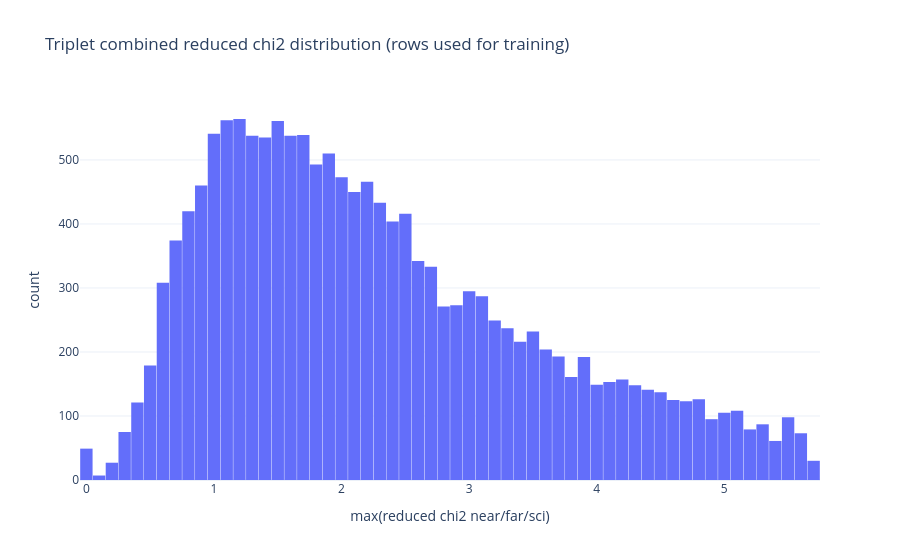
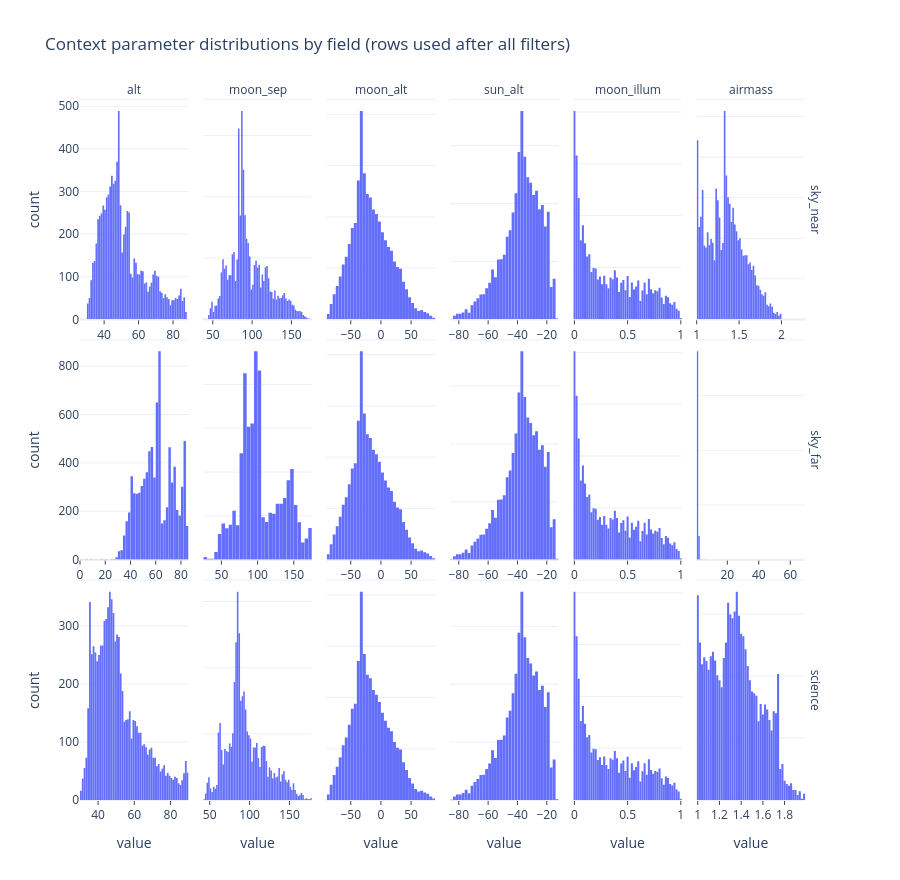

Notebook code cell kept with these figures, in order:
### Markdown cell above
## Filtering And Coefficient Learning

Apply the same robust row filtering used in the original notebook, then train a compact coefficient-prediction model that maps simultaneous near/far sky coefficients and geometry context to science-location coefficients.

### Code cell
# Filtering borrowed from the original notebook workflow, adapted to triplets
import plotly.express as px


def _coef_to_model_space(coef):
    return np.sqrt(np.clip(np.asarray(coef, dtype=np.float32), 0.0, None)).astype(np.float32)


def _coef_from_model_space(coef_model):
    coef_model = np.clip(np.asarray(coef_model, dtype=np.float32), 0.0, None)
    return np.square(coef_model).astype(np.float32)


def _kappa_sigma_row_mask(x, kappa=5.0, n_iter=3):
    x = np.asarray(x, dtype=np.float64)
    keep = np.isfinite(x).all(axis=1)
    if not np.any(keep):
        return keep

    for _ in range(n_iter):
        mu = np.nanmean(x[keep], axis=0)
        sig = np.nanstd(x[keep], axis=0)
        sig = np.where(np.isfinite(sig) & (sig > 0), sig, 1.0)
        within = np.all(np.abs(x - mu) <= (kappa * sig), axis=1)
        within &= np.isfinite(x).all(axis=1)
        new_keep = keep & within
        if new_keep.sum() == keep.sum() or new_keep.sum() == 0:
            break
        keep = new_keep

    return keep


def apply_triplet_filters(
    triplet_data,
    thin_every_n=2,
    chi2_qmax=90.0,
    chi2_min=0.0,
    chi2_max=10.0,
    hard_coef_bounds=None,
    kappa=6.0,
    kappa_iter=3,
):
    if hard_coef_bounds is None:
        hard_coef_bounds = {"feo": (0.0, 0.01), "atom_k": (0.0, 0.01)}

    coef_names_local = [str(n) for n in triplet_data["coef_names"]]
    coef_name_l = [n.lower() for n in coef_names_local]

    coef_near = np.asarray(triplet_data["coef_near"], dtype=np.float32)
    coef_far = np.asarray(triplet_data["coef_far"], dtype=np.float32)
    coef_sci = np.asarray(triplet_data["coef_sci"], dtype=np.float32)
    ctx_near = np.asarray(triplet_data["ctx_near"], dtype=np.float32)
    ctx_far = np.asarray(triplet_data["ctx_far"], dtype=np.float32)
    ctx_sci = np.asarray(triplet_data["ctx_sci"], dtype=np.float32)

    n0 = coef_near.shape[0]
    keep = np.ones(n0, dtype=bool)

    # Optional thinning, same as the original notebook.
    if int(thin_every_n) > 1:
        thin_mask = np.zeros(n0, dtype=bool)
        thin_mask[:: int(thin_every_n)] = True
        keep &= thin_mask
        print(f"Pre-chi2 thinning: every {int(thin_every_n)} row kept -> n_rows={thin_mask.sum()}")
    else:
        print(f"Pre-chi2 thinning disabled: n_rows={n0}")

    # Physical context sanity check:
    # keep only rows with non-negative telescope altitude ('alt') and
    # non-negative airmass in near/far/sci contexts.
    # Note: sun altitude ('sun_alt') and moon altitude ('moon_alt') are intentionally NOT constrained here.
    ctx_names_l = [str(n).strip().lower() for n in triplet_data["ctx_names"]]
    alt_idx = ctx_names_l.index("alt") if "alt" in ctx_names_l else None
    airmass_idx = ctx_names_l.index("airmass") if "airmass" in ctx_names_l else None
    if "moon_alt" in ctx_names_l:
        print("Moon-altitude sanity check: moon_alt is available but intentionally NOT used for filtering.")

    if alt_idx is None:
        print("Altitude sanity filter: context column 'alt' not found; skipping altitude >= 0 check.")
    if airmass_idx is None:
        print("Airmass sanity filter: context column 'airmass' not found; skipping airmass >= 0 check.")

    if alt_idx is not None or airmass_idx is not None:
        physical_mask = np.ones(n0, dtype=bool)

        if alt_idx is not None:
            alt_ok = (
                np.isfinite(ctx_near[:, alt_idx]) & (ctx_near[:, alt_idx] >= 0.0)
                & np.isfinite(ctx_far[:, alt_idx]) & (ctx_far[:, alt_idx] >= 0.0)
                & np.isfinite(ctx_sci[:, alt_idx]) & (ctx_sci[:, alt_idx] >= 0.0)
            )
            physical_mask &= alt_ok
            print(
                f"Altitude sanity filter (alt >= 0 in near/far/sci): kept {alt_ok.sum()}/{alt_ok.size} "
                f"({100.0 * alt_ok.mean():.1f}%)"
            )

        if airmass_idx is not None:
            airmass_ok = (
                np.isfinite(ctx_near[:, airmass_idx]) & (ctx_near[:, airmass_idx] >= 0.0)
                & np.isfinite(ctx_far[:, airmass_idx]) & (ctx_far[:, airmass_idx] >= 0.0)
                & np.isfinite(ctx_sci[:, airmass_idx]) & (ctx_sci[:, airmass_idx] >= 0.0)
            )
            physical_mask &= airmass_ok
            print(
                f"Airmass sanity filter (airmass >= 0 in near/far/sci): kept {airmass_ok.sum()}/{airmass_ok.size} "
                f"({100.0 * airmass_ok.mean():.1f}%)"
            )

        keep &= physical_mask
        print(
            f"Combined physical context filter: kept {physical_mask.sum()}/{len(physical_mask)} "
            f"({100.0 * physical_mask.mean():.1f}%)"
        )

    # Combined chi2 gating across near/far/sci when available.
    if all(k in triplet_data for k in ("chi2_near", "chi2_far", "chi2_sci")):
        chi2_stack = np.column_stack(
            [
                np.asarray(triplet_data["chi2_near"], dtype=np.float64),
                np.asarray(triplet_data["chi2_far"], dtype=np.float64),
                np.asarray(triplet_data["chi2_sci"], dtype=np.float64),
            ]
        )
        chi2_combined = np.nanmax(chi2_stack, axis=1)
        chi2_finite = chi2_combined[np.isfinite(chi2_combined)]
        chi2_hi = np.nanpercentile(chi2_finite, chi2_qmax)
        chi2_upper = min(float(chi2_max), float(chi2_hi)) if chi2_max is not None else float(chi2_hi)
        chi2_mask = np.isfinite(chi2_combined) & (chi2_combined >= chi2_min) & (chi2_combined <= chi2_upper)
        keep &= chi2_mask
        print(
            f"Triplet chi2 filter: min={chi2_min:.3g}, qmax={chi2_qmax:.1f}%=>{chi2_hi:.3g}, "
            f"upper={chi2_upper:.3g} | keep={chi2_mask.sum()}/{len(chi2_mask)} ({100.0*chi2_mask.mean():.1f}%)"
        )
        fig_chi2_triplet = px.histogram(
            x=chi2_combined[keep],
            nbins=80,
            title="Triplet combined reduced chi2 distribution (rows used for training)",
            labels={"x": "max(reduced chi2 near/far/sci)", "y": "count"},
        )
        fig_chi2_triplet.update_layout(template="plotly_white", bargap=0.03)
        fig_chi2_triplet.show()
    else:
        print("Triplet chi2 columns not present; chi2 filtering skipped.")

    # Manual hard coefficient bounds applied to all three fields.
    for cname, (lo, hi) in hard_coef_bounds.items():
        idxs = np.where(np.array(coef_name_l) == str(cname).lower())[0]
        if idxs.size == 0:
            print(f"Manual hard clip: coefficient {cname} not found; skipping.")
            continue

        j = int(idxs[0])
        within = (
            np.isfinite(coef_near[:, j]) & (coef_near[:, j] >= lo) & (coef_near[:, j] <= hi)
            & np.isfinite(coef_far[:, j]) & (coef_far[:, j] >= lo) & (coef_far[:, j] <= hi)
            & np.isfinite(coef_sci[:, j]) & (coef_sci[:, j] >= lo) & (coef_sci[:, j] <= hi)
        )
        keep &= within
        print(
            f"Manual hard clip {cname}: [{lo:.3g}, {hi:.3g}] | kept {within.sum()}/{within.size} ({100.0 * within.mean():.1f}%)"
        )

    # Kappa-sigma clipping in concatenated coefficient space.
    coef_concat = np.hstack([coef_near, coef_far, coef_sci]).astype(np.float32)
    kappa_mask = _kappa_sigma_row_mask(coef_concat, kappa=float(kappa), n_iter=int(kappa_iter))
    keep &= kappa_mask
    print(
        f"Kappa-sigma filter (kappa={kappa:.1f}): kept {kappa_mask.sum()}/{len(kappa_mask)} ({100.0 * kappa_mask.mean():.1f}%)"
    )

    if keep.sum() == 0:
        raise RuntimeError("Filtering removed all rows; relax thresholds.")

    out = {
        "coef_near": coef_near[keep],
        "coef_far": coef_far[keep],
        "coef_sci": coef_sci[keep],
        "ctx_near": ctx_near[keep],
        "ctx_far": ctx_far[keep],
        "ctx_sci": ctx_sci[keep],
        "coef_names": coef_names_local,
        "ctx_names": list(triplet_data["ctx_names"]),
        "mask": keep,
    }
    for k in ("chi2_near", "chi2_far", "chi2_sci"):
        if k in triplet_data:
            out[k] = np.asarray(triplet_data[k])[keep]

    print(
        f"Filtered triplet shapes: near={out['coef_near'].shape}, far={out['coef_far'].shape}, "
        f"sci={out['coef_sci'].shape}"
    )

    # Context-parameter histograms split by sky near, sky far, and science,
    # now using the final post-filter row set.
    ctx_sets_df = pd.concat(
        [
            pd.DataFrame(out["ctx_near"], columns=out["ctx_names"]).assign(sky_field="sky_near"),
            pd.DataFrame(out["ctx_far"], columns=out["ctx_names"]).assign(sky_field="sky_far"),
            pd.DataFrame(out["ctx_sci"], columns=out["ctx_names"]).assign(sky_field="science"),
        ],
        ignore_index=True,
    )
    ctx_long = ctx_sets_df.melt(
        id_vars="sky_field",
        var_name="context_param",
        value_name="context_value",
    )
    fig_ctx_hist = px.histogram(
        ctx_long,
        x="context_value",
        facet_row="sky_field",
        facet_col="context_param",
        nbins=70,
        title="Context parameter distributions by field (rows used after all filters)",
        labels={
            "context_value": "value",
            "count": "count",
            "context_param": "context",
            "sky_field": "field",
        },
    )

    # Force independent histogram binning in each subplot.
    for i, tr in enumerate(fig_ctx_hist.data):
        tr.update(bingroup=f"ctx_field_{i}", autobinx=True, xbins=dict())

    fig_ctx_hist.for_each_annotation(
        lambda a: a.update(
            text=(
                a.text
                .replace("context_param=", "")
                .replace("context=", "")
                .replace("sky_field=", "")
                .replace("field=", "")
            )
        )
    )
    fig_ctx_hist.update_xaxes(matches=None)
    fig_ctx_hist.update_yaxes(matches=None)

    # Ensure x-axis tick labels and marks are visible on every subplot.
    fig_ctx_hist.update_xaxes(showticklabels=True, ticks="outside", ticklen=4, showline=True, mirror=True)
    fig_ctx_hist.update_layout(template="plotly_white", bargap=0.03, height=880)
    fig_ctx_hist.show()

    return out


filtered_triplet = apply_triplet_filters(
    triplet,
    thin_every_n=1,
    chi2_qmax=90.0,
    chi2_min=0.0,
    chi2_max=10.0,
    hard_coef_bounds={"feo": (0.0, 0.01), "atom_k": (0.0, 0.01)},
    kappa=6.0,
    kappa_iter=3,
)

### Figure 1 — Plotly figure (JSON) as saved in the notebook; plotly's stock layout.template omitted (floating-point values rounded to 4 significant figures; data arrays with more than 128 entries replaced by an {"elided": "..."} marker saying what was removed)
{"data": [{"bingroup": "x", "hovertemplate": "max(reduced chi2 near/far/sci)=%{x}<br>count=%{y}<extra></extra>", "legendgroup": "", "marker": {"color": "#636efa", "pattern": {"shape": ""}}, "name": "", "nbinsx": 80, "orientation": "v", "showlegend": false, "type": "histogram", "x": {"elided": "15523 float values"}, "xaxis": "x", "yaxis": "y"}], "layout": {"bargap": 0.03, "barmode": "relative", "legend": {"tracegroupgap": 0}, "title": {"text": "Triplet combined reduced chi2 distribution (rows used for training)"}, "xaxis": {"anchor": "y", "domain": [0, 1], "title": {"text": "max(reduced chi2 near/far/sci)"}}, "yaxis": {"anchor": "x", "domain": [0, 1], "title": {"text": "count"}}}}

### Figure 2 — Plotly figure (JSON) as saved in the notebook; plotly's stock layout.template omitted (floating-point values rounded to 4 significant figures; data arrays with more than 128 entries replaced by an {"elided": "..."} marker saying what was removed)
{"data": [{"autobinx": true, "bingroup": "ctx_field_0", "hovertemplate": "field=sky_near<br>context=alt<br>value=%{x}<br>count=%{y}<extra></extra>", "legendgroup": "", "marker": {"color": "#636efa", "pattern": {"shape": ""}}, "name": "", "nbinsx": 70, "orientation": "v", "showlegend": false, "type": "histogram", "x": {"elided": "8496 float values"}, "xaxis": "x13", "yaxis": "y13"}, {"autobinx": true, "bingroup": "ctx_field_1", "hovertemplate": "field=sky_near<br>context=moon_sep<br>value=%{x}<br>count=%{y}<extra></extra>", "legendgroup": "", "marker": {"color": "#636efa", "pattern": {"shape": ""}}, "name": "", "nbinsx": 70, "orientation": "v", "showlegend": false, "type": "histogram", "x": {"elided": "8496 float values"}, "xaxis": "x14", "yaxis": "y14"}, {"autobinx": true, "bingroup": "ctx_field_2", "hovertemplate": "field=sky_near<br>context=moon_alt<br>value=%{x}<br>count=%{y}<extra></extra>", "legendgroup": "", "marker": {"color": "#636efa", "pattern": {"shape": ""}}, "name": "", "nbinsx": 70, "orientation": "v", "showlegend": false, "type": "histogram", "x": {"elided": "8496 float values"}, "xaxis": "x15", "yaxis": "y15"}, {"autobinx": true, "bingroup": "ctx_field_3", "hovertemplate": "field=sky_near<br>context=sun_alt<br>value=%{x}<br>count=%{y}<extra></extra>", "legendgroup": "", "marker": {"color": "#636efa", "pattern": {"shape": ""}}, "name": "", "nbinsx": 70, "orientation": "v", "showlegend": false, "type": "histogram", "x": {"elided": "8496 float values"}, "xaxis": "x16", "yaxis": "y16"}, {"autobinx": true, "bingroup": "ctx_field_4", "hovertemplate": "field=sky_near<br>context=moon_illum<br>value=%{x}<br>count=%{y}<extra></extra>", "legendgroup": "", "marker": {"color": "#636efa", "pattern": {"shape": ""}}, "name": "", "nbinsx": 70, "orientation": "v", "showlegend": false, "type": "histogram", "x": {"elided": "8496 float values"}, "xaxis": "x17", "yaxis": "y17"}, {"autobinx": true, "bingroup": "ctx_field_5", "hovertemplate": "field=sky_near<br>context=airmass<br>value=%{x}<br>count=%{y}<extra></extra>", "legendgroup": "", "marker": {"color": "#636efa", "pattern": {"shape": ""}}, "name": "", "nbinsx": 70, "orientation": "v", "showlegend": false, "type": "histogram", "x": {"elided": "8496 float values"}, "xaxis": "x18", "yaxis": "y18"}, {"autobinx": true, "bingroup": "ctx_field_6", "hovertemplate": "field=sky_far<br>context=alt<br>value=%{x}<br>count=%{y}<extra></extra>", "legendgroup": "", "marker": {"color": "#636efa", "pattern": {"shape": ""}}, "name": "", "nbinsx": 70, "orientation": "v", "showlegend": false, "type": "histogram", "x": {"elided": "8496 float values"}, "xaxis": "x7", "yaxis": "y7"}, {"autobinx": true, "bingroup": "ctx_field_7", "hovertemplate": "field=sky_far<br>context=moon_sep<br>value=%{x}<br>count=%{y}<extra></extra>", "legendgroup": "", "marker": {"color": "#636efa", "pattern": {"shape": ""}}, "name": "", "nbinsx": 70, "orientation": "v", "showlegend": false, "type": "histogram", "x": {"elided": "8496 float values"}, "xaxis": "x8", "yaxis": "y8"}, {"autobinx": true, "bingroup": "ctx_field_8", "hovertemplate": "field=sky_far<br>context=moon_alt<br>value=%{x}<br>count=%{y}<extra></extra>", "legendgroup": "", "marker": {"color": "#636efa", "pattern": {"shape": ""}}, "name": "", "nbinsx": 70, "orientation": "v", "showlegend": false, "type": "histogram", "x": {"elided": "8496 float values"}, "xaxis": "x9", "yaxis": "y9"}, {"autobinx": true, "bingroup": "ctx_field_9", "hovertemplate": "field=sky_far<br>context=sun_alt<br>value=%{x}<br>count=%{y}<extra></extra>", "legendgroup": "", "marker": {"color": "#636efa", "pattern": {"shape": ""}}, "name": "", "nbinsx": 70, "orientation": "v", "showlegend": false, "type": "histogram", "x": {"elided": "8496 float values"}, "xaxis": "x10", "yaxis": "y10"}, {"autobinx": true, "bingroup": "ctx_field_10", "hovertemplate": "field=sky_far<br>context=moon_illum<br>value=%{x}<br>count=%{y}<extra></extra>", "legendgroup": "", "marker": {"color": "#636efa", "pattern": {"shape": ""}}, "name": "", "nbinsx": 70, "orientation": "v", "showlegend": false, "type": "histogram", "x": {"elided": "8496 float values"}, "xaxis": "x11", "yaxis": "y11"}, {"autobinx": true, "bingroup": "ctx_field_11", "hovertemplate": "field=sky_far<br>context=airmass<br>value=%{x}<br>count=%{y}<extra></extra>", "legendgroup": "", "marker": {"color": "#636efa", "pattern": {"shape": ""}}, "name": "", "nbinsx": 70, "orientation": "v", "showlegend": false, "type": "histogram", "x": {"elided": "8496 float values"}, "xaxis": "x12", "yaxis": "y12"}, {"autobinx": true, "bingroup": "ctx_field_12", "hovertemplate": "field=science<br>context=alt<br>value=%{x}<br>count=%{y}<extra></extra>", "legendgroup": "", "marker": {"color": "#636efa", "pattern": {"shape": ""}}, "name": "", "nbinsx": 70, "orientation": "v", "showlegend": false, "type": "histogram", "x": {"elided": "8496 float values"}, "xaxis": "x", "yaxis": "y"}, {"autobinx": true, "bingroup": "ctx_field_13", "hovertemplate": "field=science<br>context=moon_sep<br>value=%{x}<br>count=%{y}<extra></extra>", "legendgroup": "", "marker": {"color": "#636efa", "pattern": {"shape": ""}}, "name": "", "nbinsx": 70, "orientation": "v", "showlegend": false, "type": "histogram", "x": {"elided": "8496 float values"}, "xaxis": "x2", "yaxis": "y2"}, {"autobinx": true, "bingroup": "ctx_field_14", "hovertemplate": "field=science<br>context=moon_alt<br>value=%{x}<br>count=%{y}<extra></extra>", "legendgroup": "", "marker": {"color": "#636efa", "pattern": {"shape": ""}}, "name": "", "nbinsx": 70, "orientation": "v", "showlegend": false, "type": "histogram", "x": {"elided": "8496 float values"}, "xaxis": "x3", "yaxis": "y3"}, {"autobinx": true, "bingroup": "ctx_field_15", "hovertemplate": "field=science<br>context=sun_alt<br>value=%{x}<br>count=%{y}<extra></extra>", "legendgroup": "", "marker": {"color": "#636efa", "pattern": {"shape": ""}}, "name": "", "nbinsx": 70, "orientation": "v", "showlegend": false, "type": "histogram", "x": {"elided": "8496 float values"}, "xaxis": "x4", "yaxis": "y4"}, {"autobinx": true, "bingroup": "ctx_field_16", "hovertemplate": "field=science<br>context=moon_illum<br>value=%{x}<br>count=%{y}<extra></extra>", "legendgroup": "", "marker": {"color": "#636efa", "pattern": {"shape": ""}}, "name": "", "nbinsx": 70, "orientation": "v", "showlegend": false, "type": "histogram", "x": {"elided": "8496 float values"}, "xaxis": "x5", "yaxis": "y5"}, {"autobinx": true, "bingroup": "ctx_field_17", "hovertemplate": "field=science<br>context=airmass<br>value=%{x}<br>count=%{y}<extra></extra>", "legendgroup": "", "marker": {"color": "#636efa", "pattern": {"shape": ""}}, "name": "", "nbinsx": 70, "orientation": "v", "showlegend": false, "type": "histogram", "x": {"elided": "8496 float values"}, "xaxis": "x6", "yaxis": "y6"}], "layout": {"annotations": [{"font": {}, "showarrow": false, "text": "alt", "x": 0.07333, "xanchor": "center", "xref": "paper", "y": 1.0, "yanchor": "bottom", "yref": "paper"}, {"font": {}, "showarrow": false, "text": "moon_sep", "x": 0.24, "xanchor": "center", "xref": "paper", "y": 1.0, "yanchor": "bottom", "yref": "paper"}, {"font": {}, "showarrow": false, "text": "moon_alt", "x": 0.4067, "xanchor": "center", "xref": "paper", "y": 1.0, "yanchor": "bottom", "yref": "paper"}, {"font": {}, "showarrow": false, "text": "sun_alt", "x": 0.5733, "xanchor": "center", "xref": "paper", "y": 1.0, "yanchor": "bottom", "yref": "paper"}, {"font": {}, "showarrow": false, "text": "moon_illum", "x": 0.74, "xanchor": "center", "xref": "paper", "y": 1.0, "yanchor": "bottom", "yref": "paper"}, {"font": {}, "showarrow": false, "text": "airmass", "x": 0.9067, "xanchor": "center", "xref": "paper", "y": 1.0, "yanchor": "bottom", "yref": "paper"}, {"font": {}, "showarrow": false, "text": "science", "textangle": 90, "x": 0.98, "xanchor": "left", "xref": "paper", "y": 0.1567, "yanchor": "middle", "yref": "paper"}, {"font": {}, "showarrow": false, "text": "sky_far", "textangle": 90, "x": 0.98, "xanchor": "left", "xref": "paper", "y": 0.5, "yanchor": "middle", "yref": "paper"}, {"font": {}, "showarrow": false, "text": "sky_near", "textangle": 90, "x": 0.98, "xanchor": "left", "xref": "paper", "y": 0.8433, "yanchor": "middle", "yref": "paper"}], "bargap": 0.03, "barmode": "relative", "height": 880, "legend": {"tracegroupgap": 0}, "title": {"text": "Context parameter distributions by field (rows used after all filters)"}, "xaxis": {"anchor": "y", "domain": [0, 0.1467], "mirror": true, "showline": true, "showticklabels": true, "ticklen": 4, "ticks": "outside", "title": {"text": "value"}}, "xaxis10": {"anchor": "y10", "domain": [0.5, 0.6467], "mirror": true, "showline": true, "showticklabels": true, "ticklen": 4, "ticks": "outside"}, "xaxis11": {"anchor": "y11", "domain": [0.6667, 0.8133], "mirror": true, "showline": true, "showticklabels": true, "ticklen": 4, "ticks": "outside"}, "xaxis12": {"anchor": "y12", "domain": [0.8333, 0.98], "mirror": true, "showline": true, "showticklabels": true, "ticklen": 4, "ticks": "outside"}, "xaxis13": {"anchor": "y13", "domain": [0, 0.1467], "mirror": true, "showline": true, "showticklabels": true, "ticklen": 4, "ticks": "outside"}, "xaxis14": {"anchor": "y14", "domain": [0.1667, 0.3133], "mirror": true, "showline": true, "showticklabels": true, "ticklen": 4, "ticks": "outside"}, "xaxis15": {"anchor": "y15", "domain": [0.3333, 0.48], "mirror": true, "showline": true, "showticklabels": true, "ticklen": 4, "ticks": "outside"}, "xaxis16": {"anchor": "y16", "domain": [0.5, 0.6467], "mirror": true, "showline": true, "showticklabels": true, "ticklen": 4, "ticks": "outside"}, "xaxis17": {"anchor": "y17", "domain": [0.6667, 0.8133], "mirror": true, "showline": true, "showticklabels": true, "ticklen": 4, "ticks": "outside"}, "xaxis18": {"anchor": "y18", "domain": [0.8333, 0.98], "mirror": true, "showline": true, "showticklabels": true, "ticklen": 4, "ticks": "outside"}, "xaxis2": {"anchor": "y2", "domain": [0.1667, 0.3133], "mirror": true, "showline": true, "showticklabels": true, "ticklen": 4, "ticks": "outside", "title": {"text": "value"}}, "xaxis3": {"anchor": "y3", "domain": [0.3333, 0.48], "mirror": true, "showline": true, "showticklabels": true, "ticklen": 4, "ticks": "outside", "title": {"text": "value"}}, "xaxis4": {"anchor": "y4", "domain": [0.5, 0.6467], "mirror": true, "showline": true, "showticklabels": true, "ticklen": 4, "ticks": "outside", "title": {"text": "value"}}, "xaxis5": {"anchor": "y5", "domain": [0.6667, 0.8133], "mirror": true, "showline": true, "showticklabels": true, "ticklen": 4, "ticks": "outside", "title": {"text": "value"}}, "xaxis6": {"anchor": "y6", "domain": [0.8333, 0.98], "mirror": true, "showline": true, "showticklabels": true, "ticklen": 4, "ticks": "outside", "title": {"text": "value"}}, "xaxis7": {"anchor": "y7", "domain": [0, 0.1467], "mirror": true, "showline": true, "showticklabels": true, "ticklen": 4, "ticks": "outside"}, "xaxis8": {"anchor": "y8", "domain": [0.1667, 0.3133], "mirror": true, "showline": true, "showticklabels": true, "ticklen": 4, "ticks": "outside"}, "xaxis9": {"anchor": "y9", "domain": [0.3333, 0.48], "mirror": true, "showline": true, "showticklabels": true, "ticklen": 4, "ticks": "outside"}, "yaxis": {"anchor": "x", "domain": [0, 0.3133], "title": {"text": "count"}}, "yaxis10": {"anchor": "x10", "domain": [0.3433, 0.6567], "showticklabels": false}, "yaxis11": {"anchor": "x11", "domain": [0.3433, 0.6567], "showticklabels": false}, "yaxis12": {"anchor": "x12", "domain": [0.3433, 0.6567], "showticklabels": false}, "yaxis13": {"anchor": "x13", "domain": [0.6867, 1.0], "title": {"text": "count"}}, "yaxis14": {"anchor": "x14", "domain": [0.6867, 1.0], "showticklabels": false}, "yaxis15": {"anchor": "x15", "domain": [0.6867, 1.0], "showticklabels": false}, "yaxis16": {"anchor": "x16", "domain": [0.6867, 1.0], "showticklabels": false}, "yaxis17": {"anchor": "x17", "domain": [0.6867, 1.0], "showticklabels": false}, "yaxis18": {"anchor": "x18", "domain": [0.6867, 1.0], "showticklabels": false}, "yaxis2": {"anchor": "x2", "domain": [0, 0.3133], "showticklabels": false}, "yaxis3": {"anchor": "x3", "domain": [0, 0.3133], "showticklabels": false}, "yaxis4": {"anchor": "x4", "domain": [0, 0.3133], "showticklabels": false}, "yaxis5": {"anchor": "x5", "domain": [0, 0.3133], "showticklabels": false}, "yaxis6": {"anchor": "x6", "domain": [0, 0.3133], "showticklabels": false}, "yaxis7": {"anchor": "x7", "domain": [0.3433, 0.6567], "title": {"text": "count"}}, "yaxis8": {"anchor": "x8", "domain": [0.3433, 0.6567], "showticklabels": false}, "yaxis9": {"anchor": "x9", "domain": [0.3433, 0.6567], "showticklabels": false}}}
